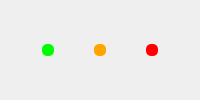
     <widget class="QGroupBox" name="horizontalGroupBox">
      <property name="minimumSize">
       <size>
        <width>0</width>
        <height>30</height>
       </size>
      </property>
      <property name="cursor">
       <cursorShape>ArrowCursor</cursorShape>
      </property>
      <property name="styleSheet">
       <string notr="true">border : none ;</string>
      </property>
      <layout class="QHBoxLayout" name="horizontalLayout_3">
       <property name="spacing">
        <number>9</number>
       </property>
       <item>
        <widget class="QPushButton" name="pushButton_2">
         <property name="minimumSize">
          <size>
           <width>12</width>
           <height>12</height>
          </size>
         </property>
         <property name="maximumSize">
          <size>
           <width>11</width>
           <height>11</height>
          </size>
         </property>
         <property name="cursor">
          <cursorShape>PointingHandCursor</cursorShape>
         </property>
         <property name="styleSheet">
          <string notr="true">background : rgb(0, 255, 0); 
border-radius : 5px;</string>
         </property>
         <property name="text">
          <string/>
         </property>
        </widget>
       </item>
       <item>
        <widget class="QPushButton" name="pushButton_4">
         <property name="minimumSize">
          <size>
           <width>12</width>
           <height>12</height>
          </size>
         </property>
         <property name="maximumSize">
          <size>
           <width>11</width>
           <height>11</height>
          </size>
         </property>
         <property name="cursor">
          <cursorShape>PointingHandCursor</cursorShape>
         </property>
         <property name="styleSheet">
          <string notr="true">background : orange; 
border-radius : 5px;</string>
         </property>
         <property name="text">
          <string/>
         </property>
        </widget>
       </item>
       <item>
        <widget class="QPushButton" name="pushButton_3">
         <property name="minimumSize">
          <size>
           <width>12</width>
           <height>12</height>
          </size>
         </property>
         <property name="maximumSize">
          <size>
           <width>11</width>
           <height>11</height>
          </size>
         </property>
         <property name="cursor">
          <cursorShape>PointingHandCursor</cursorShape>
         </property>
         <property name="styleSheet">
          <string notr="true">background : red; 
border-radius : 5px;</string>
         </property>
         <property name="text">
          <string/>
         </property>
        </widget>
       </item>
      </layout>
     </widget>
